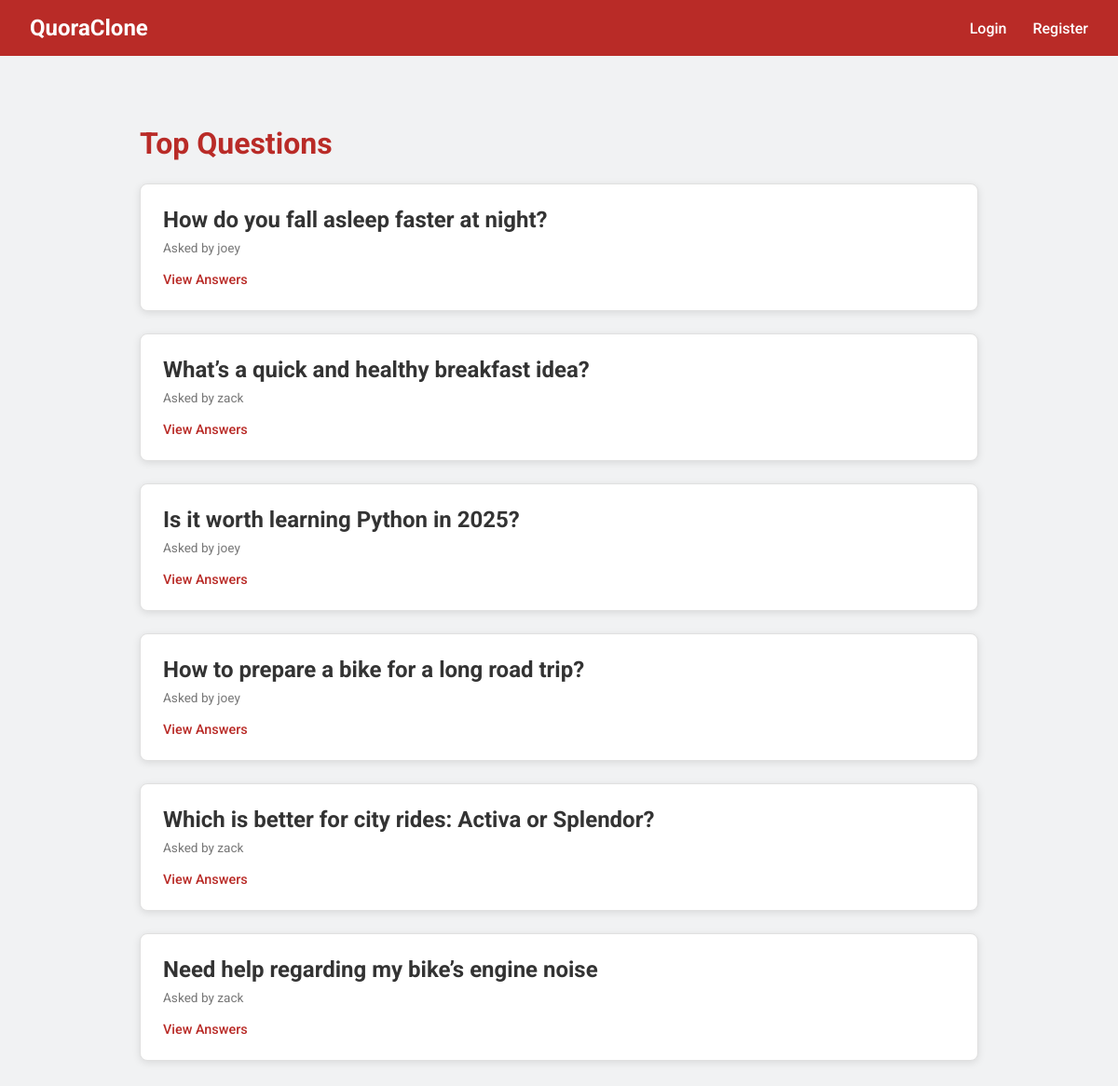
The page / on the database its author committed.
### core/models.py (models this page shows, shortened)
class Question(models.Model):
    title = models.CharField(max_length=255)
    content = models.TextField()
    timestamp = models.DateTimeField(default=timezone.now)
    user = models.ForeignKey(User, on_delete=models.CASCADE, related_name='questions')

### core/views.py (the view)
# urls.py: path('', views.home, name='home'),
def home(request):
    questions = Question.objects.all().order_by('-timestamp')
    return render(request, 'core/home.html', {'questions': questions})

### core/templates/core/home.html
{% extends 'core/base.html' %}
{% block content %}
    <h2>Top Questions</h2>
    {% for question in questions %}
        <div class="card">
            <div class="question-title">{{ question.title }}</div>
            <div class="question-meta">Asked by {{ question.user.username }}</div>
            <div class="actions">
                <a href="{% url 'view_question' question.id %}">View Answers</a>
            </div>
        </div>
    {% empty %}
        <p>No questions yet. Be the first to <a href="{% url 'post_question' %}">ask one!</a></p>
    {% endfor %}
{% endblock %}

### core/templates/core/base.html (shortened to what this page needs)
{% load static %}
<!DOCTYPE html>
<html lang="en">
<head>
    <link rel="stylesheet" href="{% static 'core/css/styles.css' %}">
</head>
<body>
    <nav class="navbar">
        <div class="logo">QuoraClone</div>
        <div class="nav-links">
            {% if user.is_authenticated %}
                <a href="{% url 'home' %}">Home</a>
                <a href="{% url 'notifications' %}">Notifications</a>
                <a href="{% url 'post_question' %}">Ask Question</a>
                <a href="{% url 'logout' %}" onclick="return confirm('Are you sure you want to logout?');">Logout</a>
            {% else %}
                <a href="{% url 'login' %}">Login</a>
                <a href="{% url 'register' %}">Register</a>
            {% endif %}
        </div>
    </nav>
    <div class="container">
        {% block content %}{% endblock %}
    </div>
</body>
</html>

### core/static/core/css/styles.css (style rules this page uses)
body { margin: 0; font-family: 'Roboto', sans-serif; background-color: #f1f2f3; color: #333; }
.navbar { background-color: #b92b27; color: white; padding: 1rem 2rem; display: flex; justify-content: space-between; align-items: center; }
.navbar .logo { font-size: 1.5rem; font-weight: bold; }
.nav-links a { color: white; margin-left: 1.5rem; text-decoration: none; font-weight: 500; }
.container { max-width: 900px; margin: 2rem auto; padding: 1rem; }
.card { background: #fff; padding: 1.5rem; margin-bottom: 1.5rem; border-radius: 8px; box-shadow: 0 2px 8px rgba(0, 0, 0, 0.1); transition: transform 0.2s ease, box-shadow 0.2s ease; border: 1px solid #e0e0e0; }
.card .question-title { font-size: 1.5rem; font-weight: bold; margin-bottom: 0.5rem; color: #333; }
.card .question-meta { font-size: 0.85rem; color: #777; margin-bottom: 1rem; }
.card .actions a { font-size: 0.9rem; color: #b92b27; text-decoration: none; font-weight: 500; }
h2 { font-size: 2rem; color: #b92b27; margin-bottom: 1.5rem; }
.card .question-title { font-size: 1.5rem; font-weight: bold; margin-bottom: 0.5rem; }

### rows shown on the page
Question: title "How do you fall asleep faster at night?", user.username "joey"
Question: title "What’s a quick and healthy breakfast idea?", user.username "zack"
Question: title "Is it worth learning Python in 2025?", user.username "joey"
Question: title "How to prepare a bike for a long road trip?", user.username "joey"
Question: title "Which is better for city rides: Activa or Splendor?", user.username "zack"
Question: title "Need help regarding my bike’s engine noise", user.username "zack"
